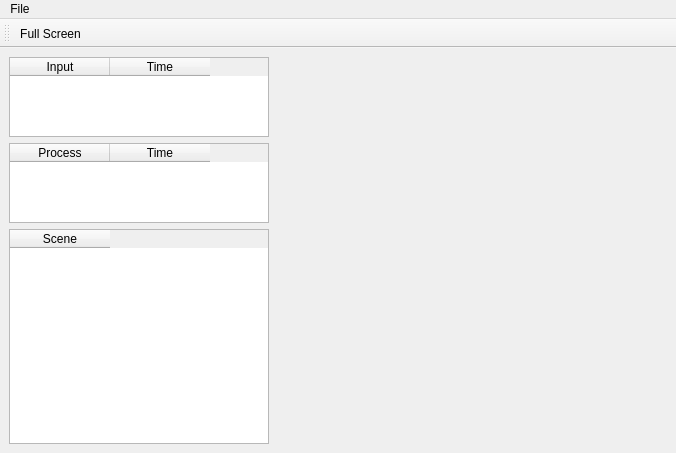
<?xml version="1.0" encoding="UTF-8"?>
<ui version="4.0">
 <class>MainWindow</class>
 <widget class="QMainWindow" name="MainWindow">
  <property name="geometry">
   <rect>
    <x>0</x>
    <y>0</y>
    <width>676</width>
    <height>453</height>
   </rect>
  </property>
  <property name="windowTitle">
   <string>Scenes Control</string>
  </property>
  <widget class="QWidget" name="centralwidget">
   <layout class="QHBoxLayout" name="horizontalLayout">
    <item>
     <widget class="QWidget" name="widgetElements" native="true">
      <property name="maximumSize">
       <size>
        <width>260</width>
        <height>16777215</height>
       </size>
      </property>
      <layout class="QVBoxLayout" name="verticalLayout">
       <property name="spacing">
        <number>6</number>
       </property>
       <property name="margin">
        <number>0</number>
       </property>
       <item>
        <widget class="QTableWidget" name="tableInputs">
         <property name="minimumSize">
          <size>
           <width>0</width>
           <height>0</height>
          </size>
         </property>
         <property name="maximumSize">
          <size>
           <width>16777215</width>
           <height>80</height>
          </size>
         </property>
         <property name="editTriggers">
          <set>QAbstractItemView::NoEditTriggers</set>
         </property>
         <property name="selectionMode">
          <enum>QAbstractItemView::NoSelection</enum>
         </property>
         <column>
          <property name="text">
           <string>Input</string>
          </property>
         </column>
         <column>
          <property name="text">
           <string>Time</string>
          </property>
         </column>
        </widget>
       </item>
       <item>
        <widget class="QTableWidget" name="tableProcesses">
         <property name="maximumSize">
          <size>
           <width>16777215</width>
           <height>80</height>
          </size>
         </property>
         <property name="editTriggers">
          <set>QAbstractItemView::NoEditTriggers</set>
         </property>
         <property name="selectionMode">
          <enum>QAbstractItemView::NoSelection</enum>
         </property>
         <attribute name="horizontalHeaderDefaultSectionSize">
          <number>100</number>
         </attribute>
         <attribute name="horizontalHeaderMinimumSectionSize">
          <number>27</number>
         </attribute>
         <column>
          <property name="text">
           <string>Process</string>
          </property>
         </column>
         <column>
          <property name="text">
           <string>Time</string>
          </property>
         </column>
        </widget>
       </item>
       <item>
        <widget class="QTableWidget" name="tableScenes">
         <property name="editTriggers">
          <set>QAbstractItemView::NoEditTriggers</set>
         </property>
         <property name="selectionMode">
          <enum>QAbstractItemView::SingleSelection</enum>
         </property>
         <column>
          <property name="text">
           <string>Scene</string>
          </property>
         </column>
        </widget>
       </item>
      </layout>
     </widget>
    </item>
    <item>
     <widget class="QWidget" name="widgetControls" native="true"/>
    </item>
    <item>
     <spacer name="horizontalSpacer">
      <property name="orientation">
       <enum>Qt::Horizontal</enum>
      </property>
      <property name="sizeHint" stdset="0">
       <size>
        <width>40</width>
        <height>20</height>
       </size>
      </property>
     </spacer>
    </item>
   </layout>
  </widget>
  <widget class="QMenuBar" name="menubar">
   <property name="geometry">
    <rect>
     <x>0</x>
     <y>0</y>
     <width>676</width>
     <height>21</height>
    </rect>
   </property>
   <widget class="QMenu" name="menuFile">
    <property name="title">
     <string>File</string>
    </property>
   </widget>
   <addaction name="menuFile"/>
  </widget>
  <widget class="QToolBar" name="toolBar">
   <property name="windowTitle">
    <string>toolBar</string>
   </property>
   <attribute name="toolBarArea">
    <enum>TopToolBarArea</enum>
   </attribute>
   <attribute name="toolBarBreak">
    <bool>false</bool>
   </attribute>
   <addaction name="actionFullScreen"/>
  </widget>
  <action name="actionFullScreen">
   <property name="checkable">
    <bool>true</bool>
   </property>
   <property name="icon">
    <iconset>
     <normalon>:/icons/icons/fullscreen.png</normalon>
    </iconset>
   </property>
   <property name="text">
    <string>Full Screen</string>
   </property>
   <property name="shortcut">
    <string>F</string>
   </property>
  </action>
 </widget>
 <resources/>
 <connections/>
</ui>
